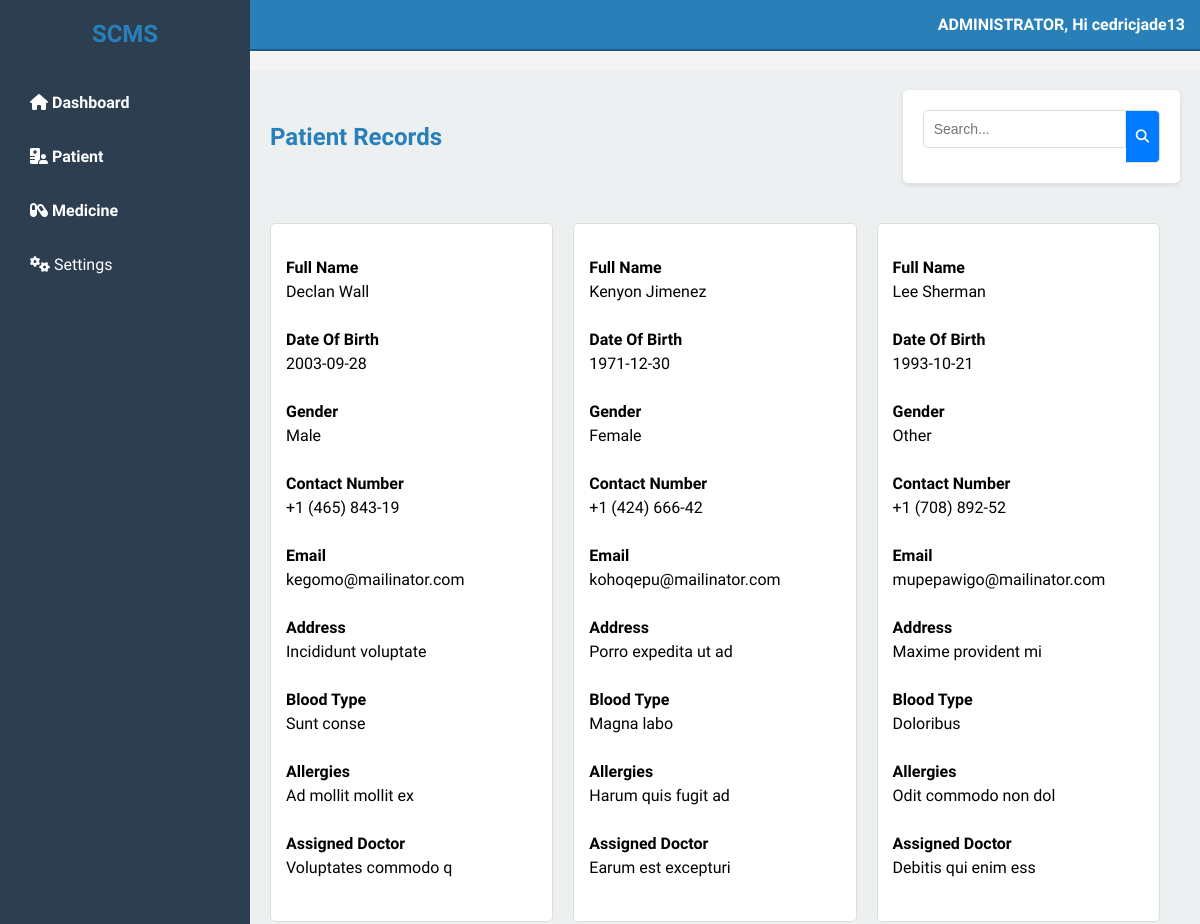
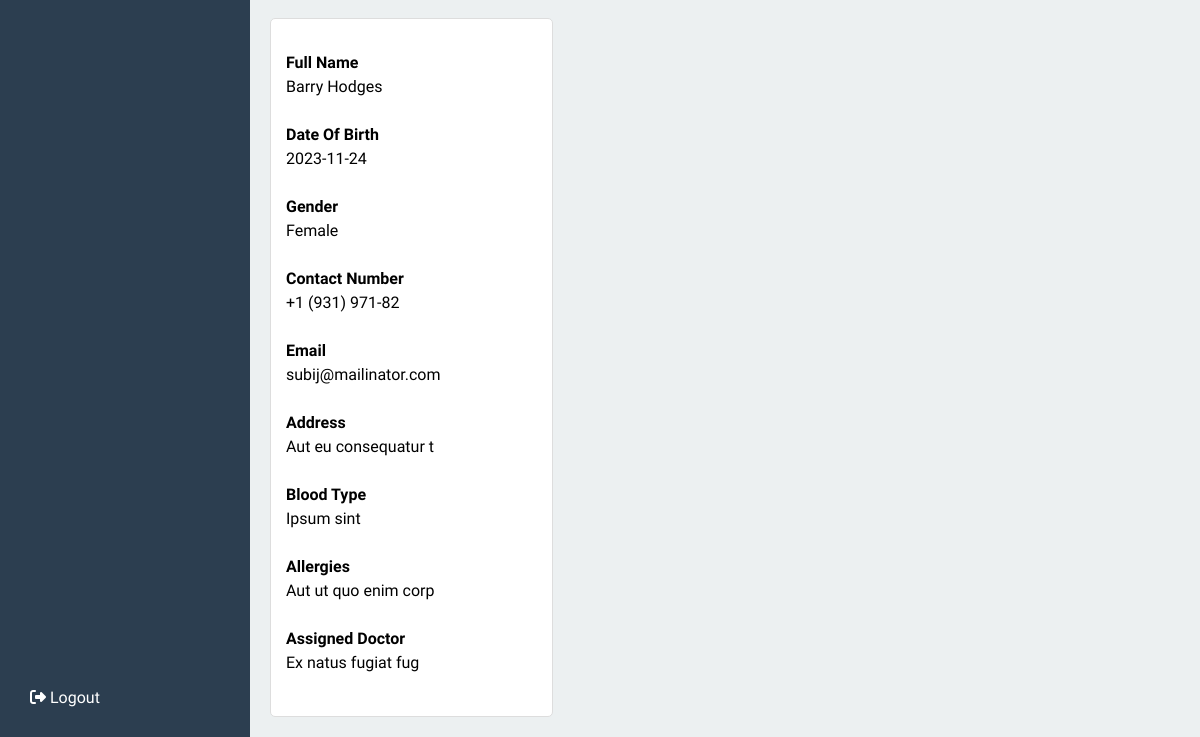
Before: /admin/view_records.php (signed in) with the older database file (2 pictures, top to bottom).
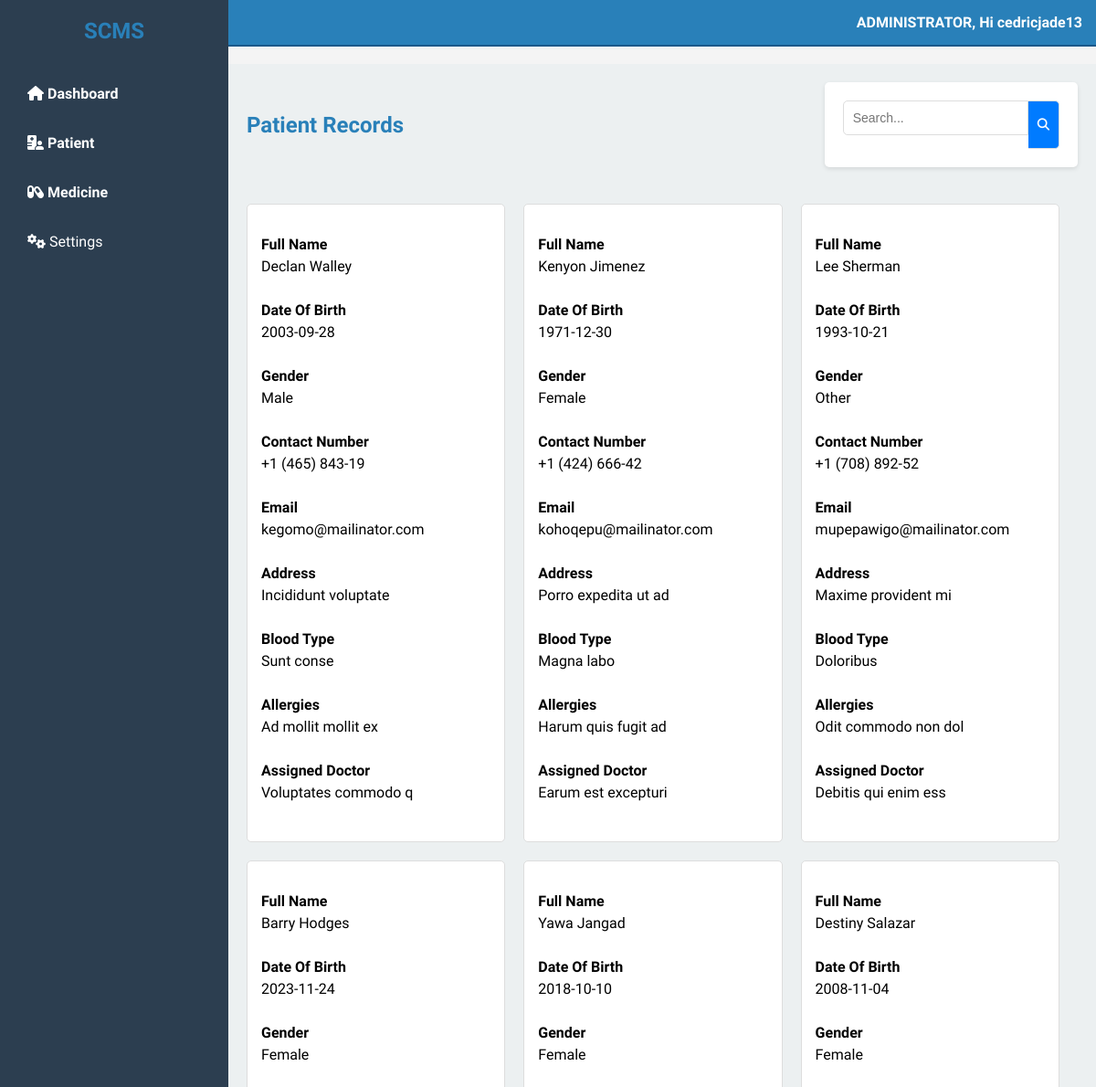
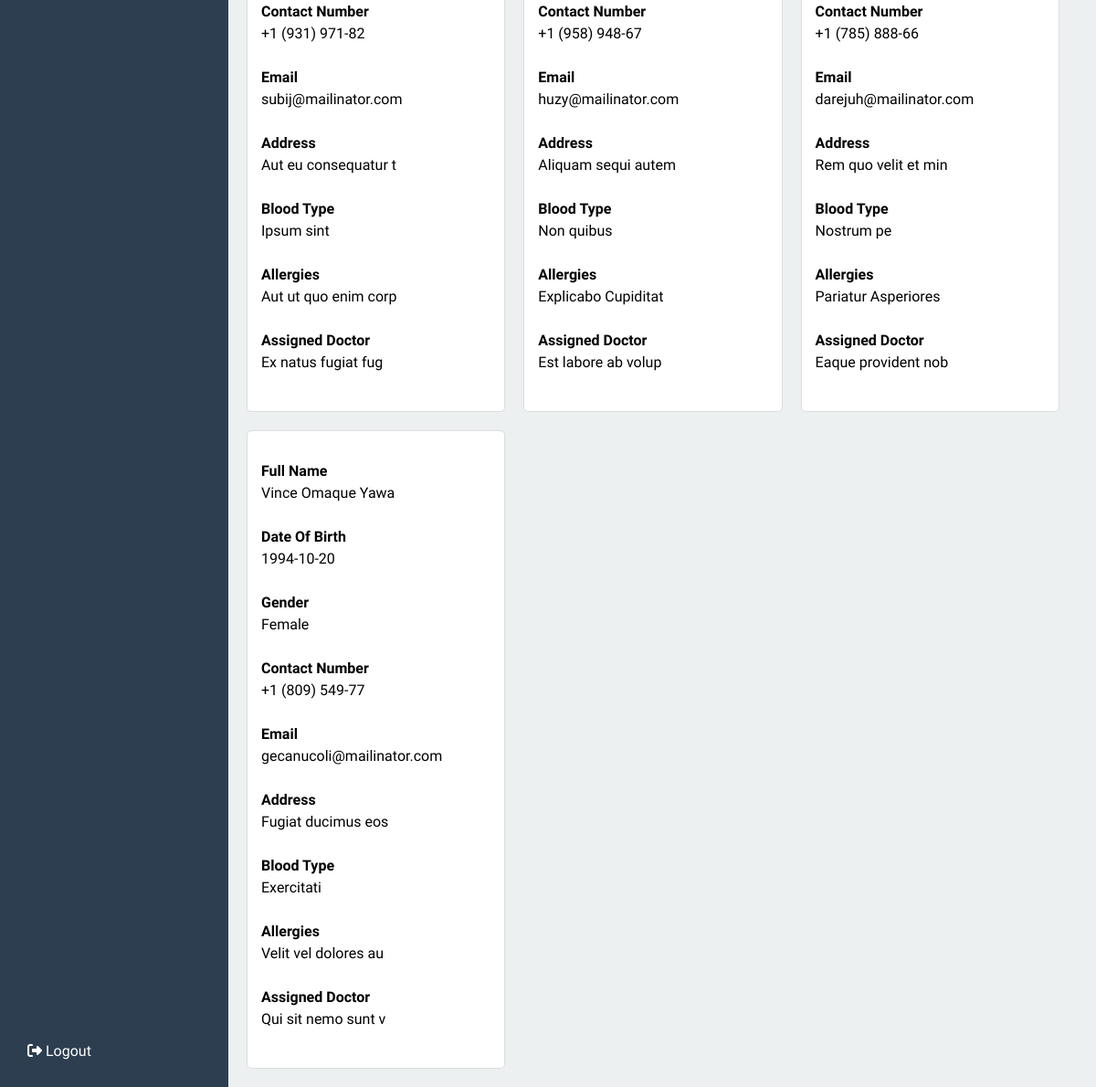
After: the same page with the newer database file (2 pictures, top to bottom).
### tables this page shows
CREATE TABLE `patients` (
  `id` int(20) NOT NULL,
  `full_name` varchar(100) NOT NULL,
  `dob` date NOT NULL,
  `gender` enum('Male','Female','Other') NOT NULL,
  `contact_number` varchar(15) NOT NULL,
  `email` varchar(100) NOT NULL,
  `address` text NOT NULL,
  `blood_type` varchar(10) NOT NULL,
  `allergies` varchar(100) NOT NULL,
  `conditions` varchar(100) NOT NULL,
  `surgeries` varchar(100) NOT NULL,
  `medications` varchar(100) NOT NULL,
  `family_history` varchar(100) NOT NULL,
  `assigned_doctor` varchar(100) NOT NULL,
  `reason_for_visit` text NOT NULL,
  `emergency_contact_name` varchar(100) NOT NULL,
  `relationship` varchar(100) NOT NULL,
  `emergency_contact_number` varchar(15) NOT NULL,
  `created_at` timestamp NOT NULL DEFAULT current_timestamp() ON UPDATE current_timestamp()
);

### admin/view_records.php (the view, shortened to what this page needs)
<?php
include('../database/config.php');
if (isset($_SESSION['username'])) {
    $username = $_SESSION['username'];
} else {
    header("Location: login.php");
    exit();
}
$patients = [];
$sql = "SELECT * FROM patients";
$result = $conn->query($sql);
if ($result->num_rows > 0) {
    while ($row = $result->fetch_assoc()) {
        $patients[] = $row;
    }
}
?>
<!DOCTYPE html>
<html lang="en">
<head>
    <link rel="stylesheet" href="styles.css">
    <link rel="stylesheet" href="https://cdnjs.cloudflare.com/ajax/libs/font-awesome/6.7.2/css/all.min.css" />
</head>
<body>
    <div class="container">
        <aside class="sidebar">
            <h2>SCMS</h2>
            <ul class="menu">
                <li>
                    <span class="toggle dashboard"><i class="fa-solid fa-house"></i> Dashboard</span>
                </li>
                <li>
                    <span class="toggle"><i class="fa-solid fa-hospital-user"></i> Patient</span>
                </li>
                <li>
                    <span class="toggle"><i class="fa-solid fa-capsules"></i> Medicine</span>
                </li>
                <li><a href="#settings"><i class="fa-solid fa-gears"></i> Settings</a></li>
            </ul>
            <a href="login.php" class="logout"><i class="fa-solid fa-right-from-bracket"></i> Logout</a>
        </aside>
        <header class="header">
        <div class="admin-info">ADMINISTRATOR, Hi <?php echo htmlspecialchars($username); ?></div>
        </header>
        <main class="main-content">
            <div class="header-container">
                <h2>Patient Records</h2>
                <div class="search-container">
                    <form action="search.php" method="GET">
                        <input type="text" name="query" placeholder="Search..." required>
                        <button type="submit"><i class="fa-solid fa-search"></i></button>
                    </form>
                </div>
            </div>
            <div class="patient-container">
                <?php foreach ($patients as $patient): ?>
                    <div class="patient-record">
                        <br>
                        <div class="patient-info">
                            <label>Full Name</label> <?php echo htmlspecialchars($patient['full_name']); ?>
                        </div><br>
                        <div class="patient-info">
                            <label>Date Of Birth</label> <?php echo htmlspecialchars($patient['dob']); ?>
                        </div><br>
                        <div class="patient-info">
                            <label>Gender</label> <?php echo htmlspecialchars($patient['gender']); ?>
                        </div><br>
                        <div class="patient-info">
                            <label>Contact Number</label> <?php echo htmlspecialchars($patient['contact_number']); ?>
                        </div><br>
                        <div class="patient-info">
                            <label>Email</label> <?php echo htmlspecialchars($patient['email']); ?>
                        </div><br>
                        <div class="patient-info">
                            <label>Address</label> <?php echo htmlspecialchars($patient['address']); ?>
                        </div><br>
                        <div class="patient-info">
                            <label>Blood Type</label> <?php echo htmlspecialchars($patient['blood_type']); ?>
                        </div><br>
                        <div class="patient-info">
                            <label>Allergies</label> <?php echo htmlspecialchars($patient['allergies']); ?>
                        </div><br>
                        <div class="patient-info">
                            <label>Assigned Doctor</label> <?php echo htmlspecialchars($patient['assigned_doctor']); ?>
                        </div><br>
                    </div>
                <?php endforeach; ?>
            </div>
        </main>
    </div>
</body>
</html>

Changed rows visible on the page:
changed patients "Male": full_name "Declan Wall" → "Declan Walley"
added patients: full_name "Yawa Jangad", dob "2018-10-10", gender "Female", contact_number "+1 (958) 948-67", email "huzy@mailinator.com", address "Aliquam sequi autem", blood_type "Non quibus", allergies "Explicabo Cupiditat", assigned_doctor "Est labore ab volup"
added patients: full_name "Destiny Salazar", dob "2008-11-04", gender "Female", contact_number "+1 (785) 888-66", email "darejuh@mailinator.com", address "Rem quo velit et min", blood_type "Nostrum pe", allergies "Pariatur Asperiores", assigned_doctor "Eaque provident nob"
added patients: full_name "Vince Omaque Yawa", dob "1994-10-20", gender "Female", contact_number "+1 (809) 549-77", email "gecanucoli@mailinator.com", address "Fugiat ducimus eos", blood_type "Exercitati", allergies "Velit vel dolores au", assigned_doctor "Qui sit nemo sunt v"
